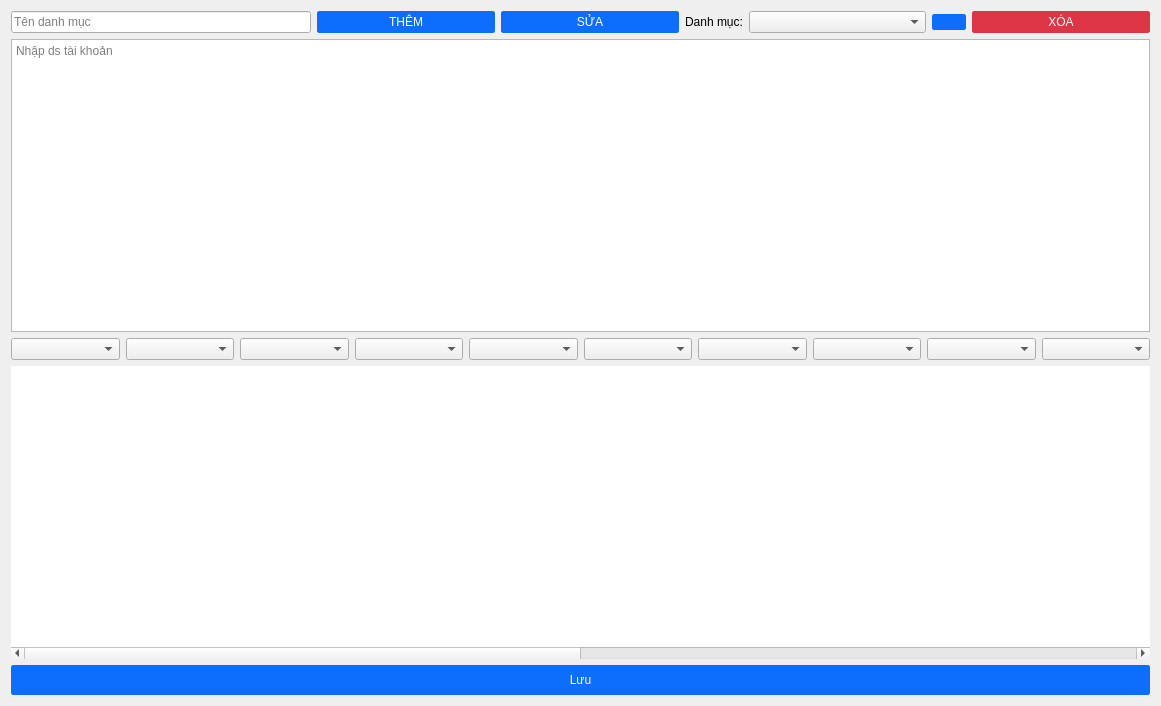
<?xml version="1.0" encoding="UTF-8"?>
<ui version="4.0">
 <class>ImportAccountDialog</class>
 <widget class="QDialog" name="ImportAccountDialog">
  <property name="geometry">
   <rect>
    <x>0</x>
    <y>0</y>
    <width>1161</width>
    <height>706</height>
   </rect>
  </property>
  <property name="windowTitle">
   <string>Dialog</string>
  </property>
  <layout class="QVBoxLayout" name="verticalLayout">
   <item>
    <layout class="QHBoxLayout" name="horizontalLayout_2">
     <item>
      <widget class="QLineEdit" name="txt_category">
       <property name="sizePolicy">
        <sizepolicy hsizetype="Expanding" vsizetype="Preferred">
         <horstretch>0</horstretch>
         <verstretch>0</verstretch>
        </sizepolicy>
       </property>
       <property name="minimumSize">
        <size>
         <width>120</width>
         <height>0</height>
        </size>
       </property>
       <property name="maximumSize">
        <size>
         <width>300</width>
         <height>16777215</height>
        </size>
       </property>
       <property name="placeholderText">
        <string>Tên danh mục</string>
       </property>
      </widget>
     </item>
     <item>
      <widget class="QPushButton" name="btn_add">
       <property name="enabled">
        <bool>true</bool>
       </property>
       <property name="sizePolicy">
        <sizepolicy hsizetype="Preferred" vsizetype="Preferred">
         <horstretch>0</horstretch>
         <verstretch>0</verstretch>
        </sizepolicy>
       </property>
       <property name="minimumSize">
        <size>
         <width>0</width>
         <height>0</height>
        </size>
       </property>
       <property name="cursor">
        <cursorShape>PointingHandCursor</cursorShape>
       </property>
       <property name="styleSheet">
        <string notr="true">QPushButton {
	color: #fff;
	background-color: #0d6efd;
	border: 1px solid #0d6efd;
	border-radius: 2px;
	cursor: pointer;
}
QPushButton:hover{
	background-color: #0b5ed7;
	border: 1px solid #0b5ed7;
}

QPushButton:pressed {	
	padding-left: 2px;
	padding-top: 2px;
}

QPushButton:disabled{
	background-color: rgb(12, 101, 227);
}
</string>
       </property>
       <property name="text">
        <string>THÊM</string>
       </property>
      </widget>
     </item>
     <item>
      <widget class="QPushButton" name="btn_edit">
       <property name="enabled">
        <bool>true</bool>
       </property>
       <property name="sizePolicy">
        <sizepolicy hsizetype="Preferred" vsizetype="Preferred">
         <horstretch>0</horstretch>
         <verstretch>0</verstretch>
        </sizepolicy>
       </property>
       <property name="minimumSize">
        <size>
         <width>0</width>
         <height>0</height>
        </size>
       </property>
       <property name="cursor">
        <cursorShape>PointingHandCursor</cursorShape>
       </property>
       <property name="styleSheet">
        <string notr="true">QPushButton {
	color: #fff;
	background-color: #0d6efd;
	border: 1px solid #0d6efd;
	border-radius: 2px;
	cursor: pointer;
}
QPushButton:hover{
	background-color: #0b5ed7;
	border: 1px solid #0b5ed7;
}

QPushButton:pressed {	
	padding-left: 2px;
	padding-top: 2px;
}

QPushButton:disabled{
	background-color: rgb(12, 101, 227);
}
</string>
       </property>
       <property name="text">
        <string>SỬA</string>
       </property>
      </widget>
     </item>
     <item>
      <widget class="QLabel" name="label">
       <property name="sizePolicy">
        <sizepolicy hsizetype="Fixed" vsizetype="Preferred">
         <horstretch>0</horstretch>
         <verstretch>0</verstretch>
        </sizepolicy>
       </property>
       <property name="text">
        <string>Danh mục:</string>
       </property>
      </widget>
     </item>
     <item>
      <widget class="QComboBox" name="cbb_categories"/>
     </item>
     <item>
      <widget class="QPushButton" name="btn_reload">
       <property name="enabled">
        <bool>true</bool>
       </property>
       <property name="sizePolicy">
        <sizepolicy hsizetype="Fixed" vsizetype="Fixed">
         <horstretch>0</horstretch>
         <verstretch>0</verstretch>
        </sizepolicy>
       </property>
       <property name="minimumSize">
        <size>
         <width>0</width>
         <height>0</height>
        </size>
       </property>
       <property name="cursor">
        <cursorShape>PointingHandCursor</cursorShape>
       </property>
       <property name="styleSheet">
        <string notr="true">QPushButton {
	color: #fff;
	background-color: #0d6efd;
	border: 1px solid #0d6efd;
	border-radius: 2px;
	cursor: pointer;
}
QPushButton:hover{
	background-color: #0b5ed7;
	border: 1px solid #0b5ed7;
}

QPushButton:pressed {	
	padding-left: 2px;
	padding-top: 2px;
}

QPushButton:disabled{
	background-color: rgb(12, 101, 227);
}
</string>
       </property>
       <property name="text">
        <string/>
       </property>
       <property name="icon">
        <iconset resource="resources.qrc">
         <normaloff>:/icons/images/icons/cil-reload.png</normaloff>:/icons/images/icons/cil-reload.png</iconset>
       </property>
      </widget>
     </item>
     <item>
      <widget class="QPushButton" name="btn_delete">
       <property name="enabled">
        <bool>true</bool>
       </property>
       <property name="sizePolicy">
        <sizepolicy hsizetype="Preferred" vsizetype="Preferred">
         <horstretch>0</horstretch>
         <verstretch>0</verstretch>
        </sizepolicy>
       </property>
       <property name="minimumSize">
        <size>
         <width>0</width>
         <height>0</height>
        </size>
       </property>
       <property name="cursor">
        <cursorShape>PointingHandCursor</cursorShape>
       </property>
       <property name="styleSheet">
        <string notr="true">QPushButton {
	color: #fff;
	background-color: #dc3545;
	border: 1px solid #dc3545;
	border-radius: 2px;
	cursor: pointer;
}
QPushButton:hover{
	background-color: #bb2d3b;
	border: 1px solid #bb2d3b;
}

QPushButton:pressed {	
	padding-left: 2px;
	padding-top: 2px;
}

QPushButton:disabled{
	
	background-color: rgb(197, 47, 62);
}
</string>
       </property>
       <property name="text">
        <string>XÓA</string>
       </property>
      </widget>
     </item>
    </layout>
   </item>
   <item>
    <widget class="QPlainTextEdit" name="txt_data">
     <property name="styleSheet">
      <string notr="true">QScrollBar:horizontal {
    height: 12px;
}

QScrollBar:vertical {
    width: 12px;
}</string>
     </property>
     <property name="placeholderText">
      <string>Nhập ds tài khoản</string>
     </property>
    </widget>
   </item>
   <item>
    <layout class="QHBoxLayout" name="horizontalLayout">
     <item>
      <widget class="QComboBox" name="cbb_data1"/>
     </item>
     <item>
      <widget class="QComboBox" name="cbb_data2"/>
     </item>
     <item>
      <widget class="QComboBox" name="cbb_data3"/>
     </item>
     <item>
      <widget class="QComboBox" name="cbb_data4"/>
     </item>
     <item>
      <widget class="QComboBox" name="cbb_data5"/>
     </item>
     <item>
      <widget class="QComboBox" name="cbb_data6"/>
     </item>
     <item>
      <widget class="QComboBox" name="cbb_data7"/>
     </item>
     <item>
      <widget class="QComboBox" name="cbb_data8"/>
     </item>
     <item>
      <widget class="QComboBox" name="cbb_data9"/>
     </item>
     <item>
      <widget class="QComboBox" name="cbb_data10"/>
     </item>
    </layout>
   </item>
   <item>
    <widget class="QTableWidget" name="tb_accounts">
     <property name="styleSheet">
      <string notr="true">QHeaderView::section:horizontal
{
    border: 1px solid rgb(33, 37, 43);
	padding: 3px;
	background-color: rgb(33, 37, 43);
	color: #fff;
}
QScrollBar:horizontal {
    height: 12px;
}

QScrollBar:vertical {
    width: 12px;
}</string>
     </property>
     <property name="frameShape">
      <enum>QFrame::NoFrame</enum>
     </property>
     <property name="frameShadow">
      <enum>QFrame::Sunken</enum>
     </property>
     <property name="lineWidth">
      <number>1</number>
     </property>
     <property name="verticalScrollBarPolicy">
      <enum>Qt::ScrollBarAsNeeded</enum>
     </property>
     <property name="horizontalScrollBarPolicy">
      <enum>Qt::ScrollBarAsNeeded</enum>
     </property>
     <property name="selectionBehavior">
      <enum>QAbstractItemView::SelectRows</enum>
     </property>
     <property name="showGrid">
      <bool>true</bool>
     </property>
     <property name="gridStyle">
      <enum>Qt::SolidLine</enum>
     </property>
     <property name="wordWrap">
      <bool>true</bool>
     </property>
     <property name="cornerButtonEnabled">
      <bool>true</bool>
     </property>
     <property name="rowCount">
      <number>0</number>
     </property>
     <attribute name="horizontalHeaderVisible">
      <bool>false</bool>
     </attribute>
     <attribute name="horizontalHeaderCascadingSectionResizes">
      <bool>true</bool>
     </attribute>
     <attribute name="horizontalHeaderMinimumSectionSize">
      <number>54</number>
     </attribute>
     <attribute name="horizontalHeaderDefaultSectionSize">
      <number>200</number>
     </attribute>
     <attribute name="horizontalHeaderHighlightSections">
      <bool>true</bool>
     </attribute>
     <attribute name="horizontalHeaderShowSortIndicator" stdset="0">
      <bool>true</bool>
     </attribute>
     <attribute name="horizontalHeaderStretchLastSection">
      <bool>true</bool>
     </attribute>
     <attribute name="verticalHeaderVisible">
      <bool>false</bool>
     </attribute>
     <attribute name="verticalHeaderCascadingSectionResizes">
      <bool>false</bool>
     </attribute>
     <attribute name="verticalHeaderShowSortIndicator" stdset="0">
      <bool>false</bool>
     </attribute>
     <attribute name="verticalHeaderStretchLastSection">
      <bool>true</bool>
     </attribute>
     <column>
      <property name="text">
       <string>New Column</string>
      </property>
     </column>
     <column>
      <property name="text">
       <string>New Column</string>
      </property>
     </column>
     <column>
      <property name="text">
       <string>New Column</string>
      </property>
     </column>
     <column>
      <property name="text">
       <string>New Column</string>
      </property>
     </column>
     <column>
      <property name="text">
       <string>New Column</string>
      </property>
     </column>
     <column>
      <property name="text">
       <string>New Column</string>
      </property>
     </column>
     <column>
      <property name="text">
       <string>New Column</string>
      </property>
     </column>
     <column>
      <property name="text">
       <string>New Column</string>
      </property>
     </column>
     <column>
      <property name="text">
       <string>New Column</string>
      </property>
     </column>
     <column>
      <property name="text">
       <string>New Column</string>
      </property>
     </column>
    </widget>
   </item>
   <item>
    <widget class="QPushButton" name="btn_save">
     <property name="minimumSize">
      <size>
       <width>0</width>
       <height>30</height>
      </size>
     </property>
     <property name="cursor">
      <cursorShape>PointingHandCursor</cursorShape>
     </property>
     <property name="styleSheet">
      <string notr="true">QPushButton {
	color: #fff;
	background-color: #0d6efd;
	border: 1px solid #0d6efd;
	border-radius: 2px;
	cursor: pointer;
}
QPushButton:hover{
	background-color: #0b5ed7;
	border: 1px solid #0b5ed7;
}

QPushButton:pressed {	
	padding-left: 2px;
	padding-top: 2px;
}

QPushButton:disabled{
	background-color: rgb(12, 101, 227);
}
</string>
     </property>
     <property name="text">
      <string>Lưu</string>
     </property>
    </widget>
   </item>
  </layout>
 </widget>
 <resources>
  <include location="resources.qrc"/>
 </resources>
 <connections/>
</ui>
